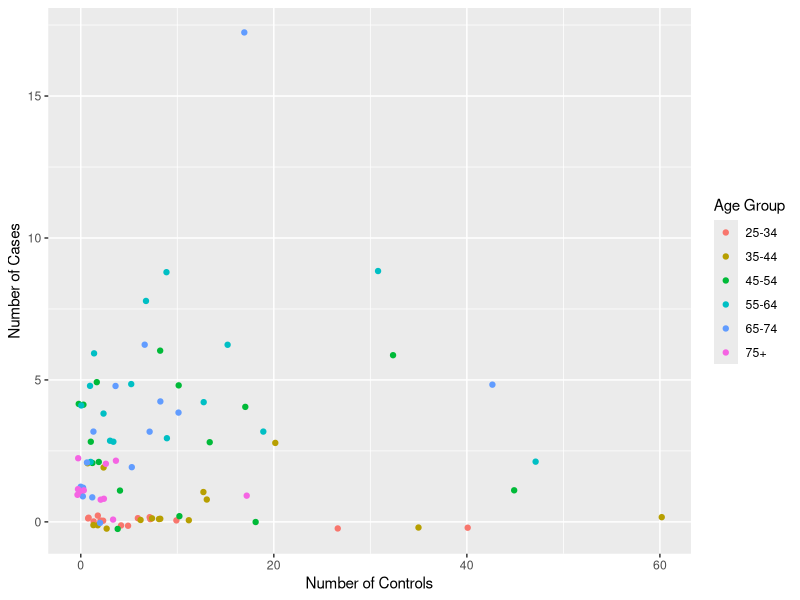
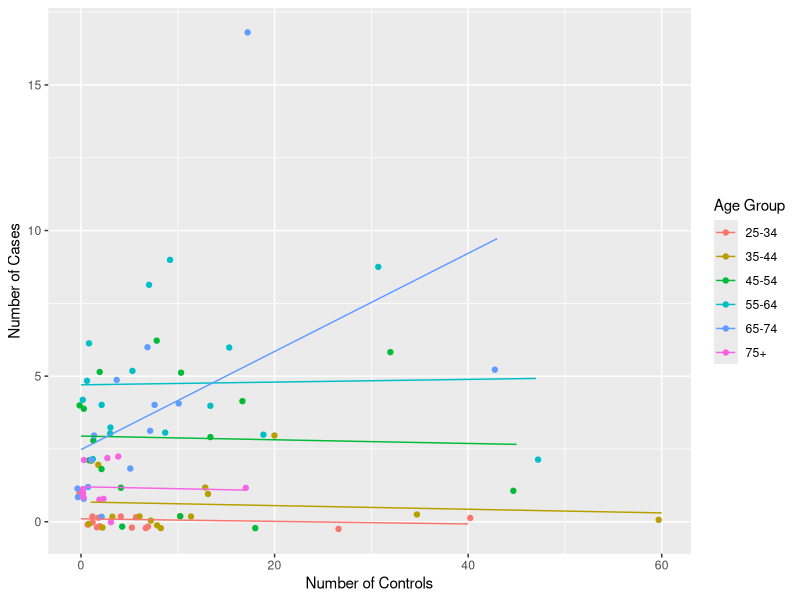
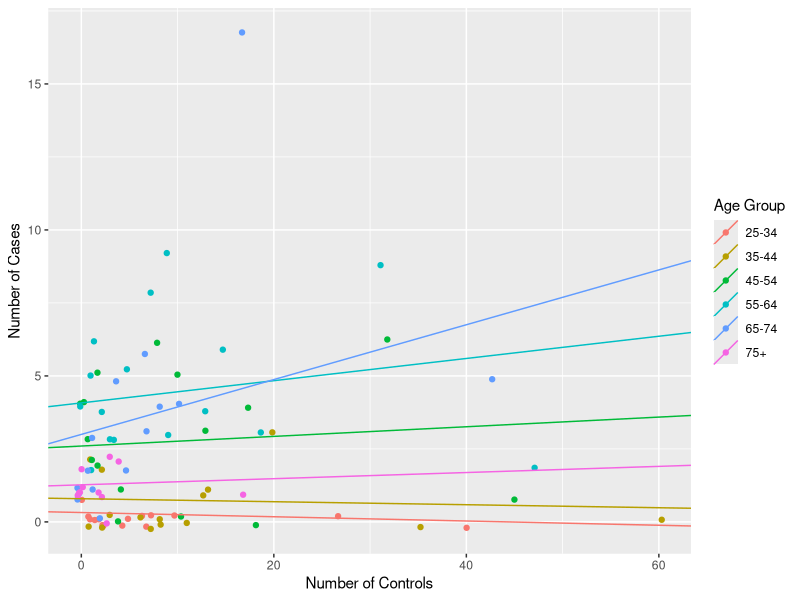

Write the R code that produced these figures, in order.
## ---- chunk 1
suppressMessages(library(tidyverse))
library(plyr)
dat <- as_tibble(esoph) %>% 
    mutate(agegp = as.character(agegp))
(p <- ggplot(dat, aes(ncontrols, ncases, group=agegp, colour=agegp)) +
    geom_jitter(height=0.25) +
    scale_colour_discrete("Age Group") +
    ylab("Number of Cases") + xlab("Number of Controls"))
## ---- chunk 2
p + geom_smooth(method="lm", se=FALSE, size=0.5)
## ---- chunk 3
dat %>% 
    group_by(agegp) %>% 
    summarise(n=length(ncases))
## ---- chunk 4
# library(tidyverse)
# library(broom)
# set.seed(1000)
# ## Number of groups
# g <- 10
# ## Number of observations per group
# ng <- 10
# ## Initiate slope and SE estimates
# beta1hat <- numeric(0)
# se <- numeric(0)
# for (i in 1:1000) {
#   ## Generate intercept and slope from a joint Normal distribution
#   beta0 <- rnorm(g)
#   beta1 <- 1 + beta0 + rnorm(g)
#   ## Generate iid data from within each group
#   dat <- tibble(group=LETTERS[1:g], beta0, beta1) %>%
#     mutate(x = map(beta0, ~ rnorm(ng))) %>%
#     unnest() %>%
#     group_by(group) %>%
#     mutate(eps = rnorm(length(x)),
#            y = beta0 + beta1 * x + eps)
#   ## Fit a linear regression, forcing a common slope
#   fit <- lm(y ~ x + group, data=dat) %>%
#     tidy()
#   beta1hat[i] <- fit$estimate[2]
#   se[i] <- fit$std.error[2]
# }
# ## Actual SE:
# sd(beta1hat)
# ## SE given from the lm fit:
# mean(se)
# 
# ## Here's a plot of the last sample generated:
# ggplot(dat, aes(x, y)) +
#   geom_point(aes(colour=group), alpha=0.5) +
#   theme_bw()
## ---- chunk 5
library(lme4)
fit <- lmer(ncases ~ ncontrols + (ncontrols | agegp), 
            data=dat)
## ---- chunk 6
summary(fit)
## ---- chunk 7
(par_coll <- coef(fit)[[1]])
## ---- chunk 8
## Put the slopes and intercepts with the data frame:
par_coll %>% 
    rownames_to_column("agegp") %>% 
    left_join(dat, by="agegp")
par_coll <- rownames_to_column(par_coll)
dat <- ddply(dat, ~ agegp, function(df){
    pars <- subset(par_coll, rowname==unique(df$agegp))
    int <- pars$`(Intercept)`
    slp <- pars$ncontrols
    cbind(df, intercept=int, slope=slp)
})

## Plot
ggplot(dat, aes(ncontrols, ncases, group=agegp, colour=agegp)) +
    geom_jitter(height=0.25) +
    geom_abline(aes(intercept=intercept, slope=slope, colour=agegp)) +
    scale_colour_discrete("Age Group") +
    ylab("Number of Cases") + xlab("Number of Controls")
